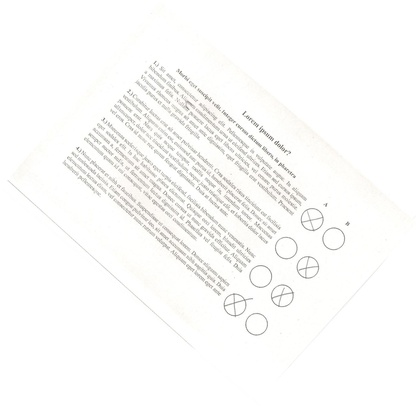
%> input picture 2nd assignment - Multiple selection questions' answer detection/input/1.jpg, 420 x 408 px, shrunk from 1529 x 1487 before the run; its folder holds only this picture in this run
$ octave a02_DWMBL1.m   (GNU Octave 9; MATLAB toolbox functions it lacks are replaced by stand-ins)
%> lines starting %> are read from the running program, lines starting %| are printed output that depends on the picture; in (x1, y1, x2, y2) boxes, pixels count from 0 and x2, y2 are one past the last pixel; in counts of white or black regions, pixels touching at a corner belong together; the program's own positions count from 1
### 2nd assignment - Multiple selection questions' answer detection/processor.m
function [TH] = processor(Current_Image,verbose)
%[height,width] = size(Current_Image);

Current_Image_Gray = rgb2gray(Current_Image);
%imshow(Current_Image_Gray);

%First I tried strech with log strech however built-in matlab strech
%worked better due to  sat values.


%strecth  with log algorithm which we used in exercise
%c =32;
%Streched_Current_Img = stretch_log(Current_Image_Gray, c);

J = imadjust(Current_Image_Gray,stretchlim(Current_Image_Gray),[]);

%compared the 2 strech method by hist_vector in
%unused_but_tried_functions(calc_hist_vector)
%hist_vector = calc_hist_vector(Streched_Current_Img);
%hist_vector1 = calc_hist_vector(J);

%edge inding with built-in matlab command
edge_finded_img = edge(J,'Canny',0.12);
%imshow(edge_finded_img);

%taking the fft of image to align our image with  using fft line in the center.
Fourier_transformed_img = fft2(edge_finded_img);
%Finding magnitude val of fourier
[~, M] = fourier_parts(Fourier_transformed_img);
%As you showed in the exercise I used log transform in order to
%separate values better
L = log(M + 0.01);
%find the locations of max of eevry column store them in array l
[~, l] = max(L);
%find the locations of max of max of the matrix in order to find
%maximum values' row and column number
[~,maxval_ind] = max(L(:));
[max_row,max_col]=ind2sub(size(L),maxval_ind);
%imagesc(L);
%[R, T] = non_max_sup(M, 2, 9);

x1 = max_row - 10;
x2 = max_row + 10;

y1 = l(max_col - 10);
y2 = l(max_col + 10);
%finding the slope
slope=((y2-y1)./(x2-x1));
%rotation way differ regarding to slope which I used i function below
if y1 < y2
    angle_of_line = atand(slope);
    angle =  angle_of_line-90;
else
    angle_of_line = atand(slope);
    angle =  90+angle_of_line;
end

%after finding the angle we have to rotate our images according to needed degree.
Corrected_Image=imrotate(edge_finded_img,angle);
Corrected_Image_Gray  = imrotate(Current_Image_Gray,angle);
Corrected_Image_Orginal  = imrotate(Current_Image,angle);

if verbose == true
    figure(1)
    subplot(1,2,1);
    imshow(Current_Image);
    title('input image');

    subplot(1,2,2);
    imshow(Corrected_Image);
    title('rotated, binarized, “edge” image');
end
% Threshold values
non_max_sup__k =  8;
non_max_sup__p = 5;
% Hough transform on rotated edge picture
H = my_hough(Corrected_Image);
%
%find the rows and columns of max valued places on hough space
%which is center of circles
[row_of_circles, column_of_circles] = non_max_sup(H, non_max_sup__k, non_max_sup__p);
[row_of_circles,I] = sort(row_of_circles);
column_of_circles = column_of_circles(I);
%Rearranged them according to their places in matricel form
for k=2:8
    %if they  are not  different then 30 then they must be in same
    %row
    if (row_of_circles(k)+15>row_of_circles(k-1)) && ((row_of_circles(k)<row_of_circles(k-1)+15))
        %if they  are not  different then 30 then they must be in same
        %column(we don't want that) and the previous one should be differant to enter
        %if part
        if (~(column_of_circles(k)+15>column_of_circles(k-1)) && ((column_of_circles(k)<column_of_circles(k-1)+15)))&&(column_of_circles(k)<column_of_circles(k-1))
            temp1 = column_of_circles(k-1);
            column_of_circles(k-1)=column_of_circles(k);
            column_of_circles(k)=temp1;

            temp2 = row_of_circles(k-1);
            row_of_circles(k-1)=row_of_circles(k);
            row_of_circles(k)=temp2;
        end
    end
end

% imshow(Corrected_Image_Orjinal);
%title('Detected circles');
%hold on;
% radius of our circles which  is given
r =40;
th = 0:pi/50:2*pi;
A = {};
%cropping size  of window of circle
marg = 50;
%for every circle in the picture draw the circle
if verbose == true
    figure(2)
    subplot(1,2,2);
    imagesc(H);
    title('Hough Space');
end
if verbose == true

    subplot(1,2,1);
    imshow(Corrected_Image_Orginal);
    hold on
end
for number_of_circles = 1:length(row_of_circles)
    xunit = r * cos(th) + column_of_circles(number_of_circles);
    yunit = r * sin(th) + row_of_circles(number_of_circles);
    if verbose == true
        h = plot(xunit, yunit,'LineWidth',5);
    end

    %
    %
    %store the circle picture inside of cell  of A
    x_boundryof_circle = (row_of_circles(number_of_circles)-marg:row_of_circles(number_of_circles)+marg);
    y_boundryof_circle = (column_of_circles(number_of_circles)-marg:column_of_circles(number_of_circles)+marg);
    A{number_of_circles} =  Corrected_Image_Gray(x_boundryof_circle,y_boundryof_circle);
    % imshow(Corrected_Image_Gray(x_boundryof_circle,y_boundryof_circle));
end

B ={};
% I chose to use interval(area) approach in order to figure out if
% circle is marked or not
for number = 1:8
    %initilization of area and restarting every loop
    area = 0;
    img = A{number};
    %in order find area muuch smoother area I thresholded the image
    img1 = threshold(img,220);
    for row_of_img  = 1:size(img,1)
        for col_of_img  = 1:size(img,2)
            if img1(row_of_img,col_of_img)==255
                area  = area+1;

            end
        end
    end
    % Stored values in the cell B in order to get the image and area
    % value same time
    B{number} = {img;area};
end

val1 = [];
%to decide is it a true or  false area comes in play  here.

for idk = 1:8

    image_and_area = B{1,idk} ;
    %we select our image and croos_area in separate forms
    image= cell2mat(image_and_area(1));
    cross_area = image_and_area{2};
    if verbose == true
        figure(3)
        subplot(4, 2, idk);
        imshow(image);
    end
    %it must be cross if it is a scribble we must say it is a false
    %due to lack of eraser thats why we have (2500>cross_area)
    if (cross_area >  750) && (2500>cross_area)
        val1(idk) = 1;
        if verbose == true
            title('True');
        end
    else
        val1(idk)  =  0;
        if verbose == true
            title('False');
        end
    end
end

%reshape the values  in order to se in  main code.
TH = reshape(val1,2,4)';

end


### 2nd assignment - Multiple selection questions' answer detection/fourier_parts.m
function [P, M] = fourier_parts(F)
    F_shifted = fftshift(F);
    P = angle(F_shifted);
    M = abs(F_shifted);
end

### 2nd assignment - Multiple selection questions' answer detection/my_hough.m
function [H] = my_hough(input_img)
    x = input_img;
    w = size(x,1);
    h = size(x,2);
    r = 40;
% [5 lines of commented-out code are left out]
    r_max = 45;
    H=zeros(w+r_max,h+r_max);
    for i=1:w
        for j= 1:h
            if x(i,j)> 0
                for theta =1:360
                    %r = round(i*cosd(theta)+j*sind(theta));
                    ex = round(r * sind(theta));
                    a = i - round(r * sind(theta));
                    b = j - round(r * cosd(theta));
                    %r = sqrt((i-a)^2+(j-b)^2);
                    if (0 <a)&& (0<b)
                       H(a,b) =1+H(a,b);
                    end
                end
            end
        end
    end

    %H = ()

### 2nd assignment - Multiple selection questions' answer detection/a02_DWMBL1.m
close all;
clear;
clc;

verbose = false;
% Get a list of all files in the folder.
filePattern = fullfile('C:\','Users','hbkar','Documents','MATLAB','Basic Img Processing','2nd assignment','input','/');
ImageFiles = dir(append(filePattern, '*.jpg*'));
%initilize total question numbers
Q1 = zeros(1,2);
Q2 = zeros(1,2);
Q3 = zeros(1,2);
Q4 = zeros(1,2);
%for every image send image to processor
for epoch = 1:length(ImageFiles)
    Current_Image_name = ImageFiles(epoch).name;

    Current_Image = imread(append(filePattern,Current_Image_name));
%> Current_Image is the input picture: size 408x420x3 uint8; mean R, G, B 250.9, 250.8, 249.6
    %take the 4x2 matrix form processor
    [TH] = processor(Current_Image,verbose);
%> in processor, `J = imadjust(Current_Image_Gray,stretchlim(Current_Image_Gray),[]);`:
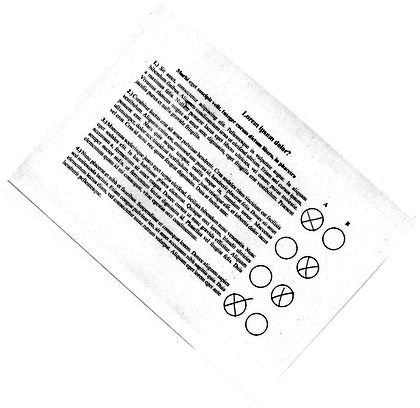
%> J: size 408x420 uint8; min 0, max 255, mean 239.6
%> in processor, `edge_finded_img = edge(J,'Canny',0.12);`:
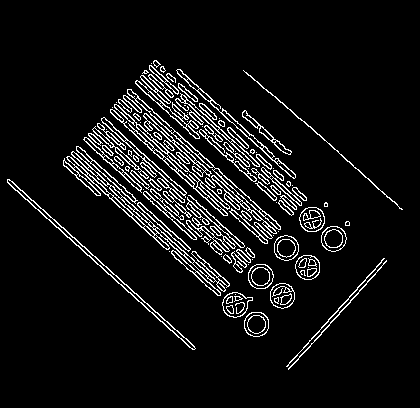
%> edge_finded_img: size 408x420 logical; 7.2% white in thin lines or dots, all inside (x1, y1, x2, y2) = (7, 60, 403, 370)
%> in fourier_parts, `P = angle(F_shifted);`:
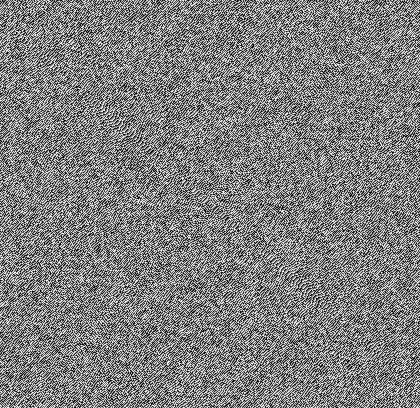
%> P: size 408x420 double; min -3.14, max 3.14, mean 1.83e-05; drawn with min black and max white
%> in fourier_parts, `M = abs(F_shifted);`:
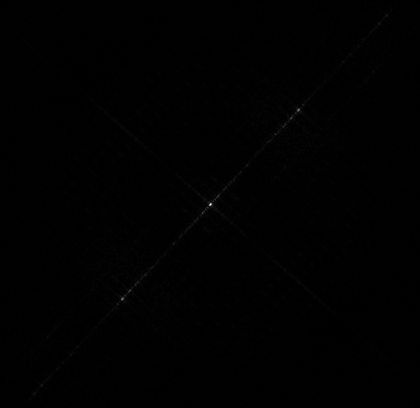
%> M: size 408x420 double; min 0.257, max 12400, mean 61.2; drawn with min black and max white
%> in processor, `L = log(M + 0.01);`:
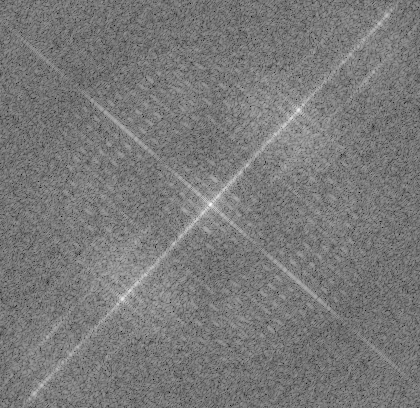
%> L: size 408x420 double; min -1.32, max 9.43, mean 3.82; drawn with min black and max white
%> in processor, `[~, l] = max(L);`: l = 420 values, max 404 at index 25, min 6 at index 397, mean 204.7
%> in processor, `[~,maxval_ind] = max(L(:));`: maxval_ind = 85885
%> in processor, `[max_row,max_col]=ind2sub(size(L),maxval_ind);`: max_row = 205; max_col = 211
%> in processor, `x1 = max_row - 10;`: x1 = 195
%> in processor, `x2 = max_row + 10;`: x2 = 215
%> in processor, `y1 = l(max_col - 10);`: y1 = 216
%> in processor, `y2 = l(max_col + 10);`: y2 = 194
%> in processor, `slope=((y2-y1)./(x2-x1));`: slope = -1.1
%> in processor, `angle_of_line = atand(slope);`: angle_of_line = -47.73
%> in processor, `angle =  90+angle_of_line;`: angle = 42.27
%> in processor, `Corrected_Image=imrotate(edge_finded_img,angle);`:
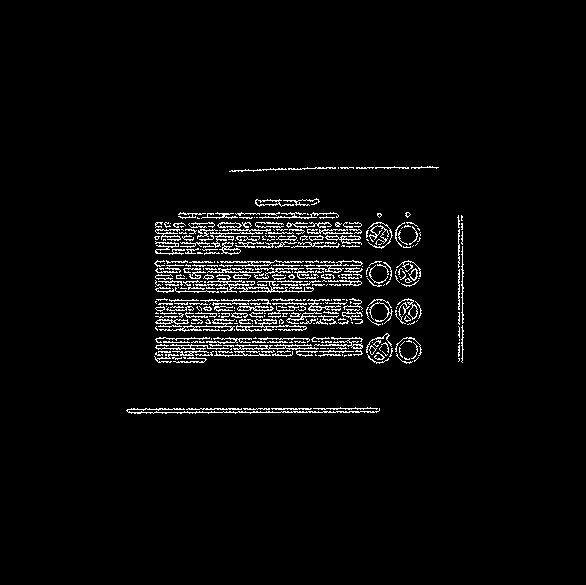
%> Corrected_Image: size 585x586 logical; 3.6% white in thin lines or dots, all inside (x1, y1, x2, y2) = (126, 166, 464, 414)
%> in processor, `Corrected_Image_Gray  = imrotate(Current_Image_Gray,angle);`:
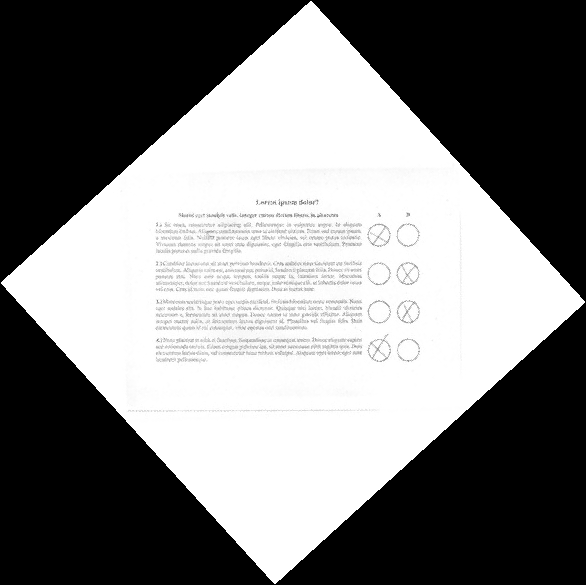
%> Corrected_Image_Gray: size 585x586 uint8; min 0, max 255, mean 125.3
%> (the run ends here)
